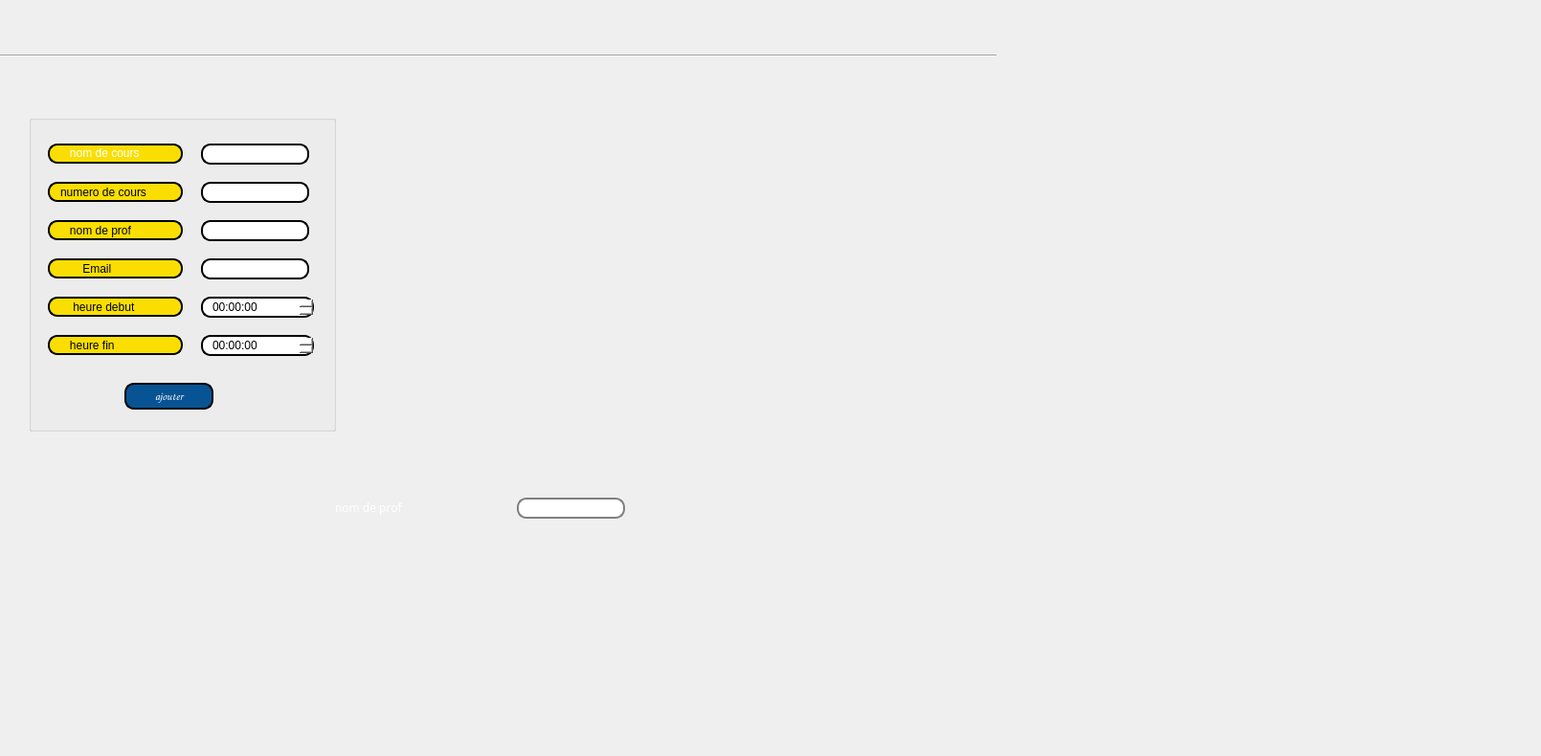
     <widget class="QWidget" name="tab_3">
      <attribute name="title">
       <string>ajouter</string>
      </attribute>
      <widget class="Line" name="line_6">
       <property name="geometry">
        <rect>
         <x>0</x>
         <y>50</y>
         <width>1041</width>
         <height>16</height>
        </rect>
       </property>
       <property name="orientation">
        <enum>Qt::Horizontal</enum>
       </property>
      </widget>
      <widget class="QLabel" name="dev_pic">
       <property name="geometry">
        <rect>
         <x>510</x>
         <y>100</y>
         <width>651</width>
         <height>351</height>
        </rect>
       </property>
       <property name="text">
        <string/>
       </property>
      </widget>
      <widget class="QLineEdit" name="nomC">
       <property name="geometry">
        <rect>
         <x>210</x>
         <y>150</y>
         <width>113</width>
         <height>22</height>
        </rect>
       </property>
       <property name="styleSheet">
        <string notr="true">border: 2px solid black;
border-radius: 10px;
padding: 0 8px;
background: white;
selection-background-color: gray;
</string>
       </property>
      </widget>
      <widget class="QLabel" name="label_4">
       <property name="geometry">
        <rect>
         <x>50</x>
         <y>350</y>
         <width>141</width>
         <height>21</height>
        </rect>
       </property>
       <property name="styleSheet">
        <string notr="true">border: 2px solid black;
font: 75 8pt &quot;MS Shell Dlg 2&quot;;
border-radius: 10px;
padding: 0 8px;
background: #fade02;
font: bold, &quot;Comic Sans MS&quot;;;
text-align:center;
</string>
       </property>
       <property name="text">
        <string>   heure fin</string>
       </property>
      </widget>
      <widget class="QLineEdit" name="nomE">
       <property name="geometry">
        <rect>
         <x>210</x>
         <y>230</y>
         <width>113</width>
         <height>22</height>
        </rect>
       </property>
       <property name="styleSheet">
        <string notr="true">border: 2px solid black;
border-radius: 10px;
padding: 0 8px;
background: white;
selection-background-color: gray;
</string>
       </property>
      </widget>
      <widget class="QLabel" name="label_3">
       <property name="geometry">
        <rect>
         <x>50</x>
         <y>310</y>
         <width>141</width>
         <height>21</height>
        </rect>
       </property>
       <property name="styleSheet">
        <string notr="true">border: 2px solid black;
font: 75 8pt &quot;MS Shell Dlg 2&quot;;
border-radius: 10px;
padding: 0 8px;
background: #fade02;
font: bold, &quot;Comic Sans MS&quot;;;
text-align:center;
</string>
       </property>
       <property name="text">
        <string>    heure debut</string>
       </property>
      </widget>
      <widget class="QLabel" name="label">
       <property name="geometry">
        <rect>
         <x>50</x>
         <y>150</y>
         <width>141</width>
         <height>21</height>
        </rect>
       </property>
       <property name="palette">
        <palette>
         <active>
          <colorrole role="WindowText">
           <brush brushstyle="SolidPattern">
            <color alpha="255">
             <red>255</red>
             <green>255</green>
             <blue>255</blue>
            </color>
           </brush>
          </colorrole>
          <colorrole role="Button">
           <brush brushstyle="SolidPattern">
            <color alpha="255">
             <red>250</red>
             <green>222</green>
             <blue>2</blue>
            </color>
           </brush>
          </colorrole>
          <colorrole role="Text">
           <brush brushstyle="SolidPattern">
            <color alpha="255">
             <red>255</red>
             <green>255</green>
             <blue>255</blue>
            </color>
           </brush>
          </colorrole>
          <colorrole role="ButtonText">
           <brush brushstyle="SolidPattern">
            <color alpha="255">
             <red>255</red>
             <green>255</green>
             <blue>255</blue>
            </color>
           </brush>
          </colorrole>
          <colorrole role="Base">
           <brush brushstyle="SolidPattern">
            <color alpha="255">
             <red>250</red>
             <green>222</green>
             <blue>2</blue>
            </color>
           </brush>
          </colorrole>
          <colorrole role="Window">
           <brush brushstyle="SolidPattern">
            <color alpha="255">
             <red>250</red>
             <green>222</green>
             <blue>2</blue>
            </color>
           </brush>
          </colorrole>
          <colorrole role="PlaceholderText">
           <brush brushstyle="NoBrush">
            <color alpha="128">
             <red>255</red>
             <green>255</green>
             <blue>255</blue>
            </color>
           </brush>
          </colorrole>
         </active>
         <inactive>
          <colorrole role="WindowText">
           <brush brushstyle="SolidPattern">
            <color alpha="255">
             <red>255</red>
             <green>255</green>
             <blue>255</blue>
            </color>
           </brush>
          </colorrole>
          <colorrole role="Button">
           <brush brushstyle="SolidPattern">
            <color alpha="255">
             <red>250</red>
             <green>222</green>
             <blue>2</blue>
            </color>
           </brush>
          </colorrole>
          <colorrole role="Text">
           <brush brushstyle="SolidPattern">
            <color alpha="255">
             <red>255</red>
             <green>255</green>
             <blue>255</blue>
            </color>
           </brush>
          </colorrole>
          <colorrole role="ButtonText">
           <brush brushstyle="SolidPattern">
            <color alpha="255">
             <red>255</red>
             <green>255</green>
             <blue>255</blue>
            </color>
           </brush>
          </colorrole>
          <colorrole role="Base">
           <brush brushstyle="SolidPattern">
            <color alpha="255">
             <red>250</red>
             <green>222</green>
             <blue>2</blue>
            </color>
           </brush>
          </colorrole>
          <colorrole role="Window">
           <brush brushstyle="SolidPattern">
            <color alpha="255">
             <red>250</red>
             <green>222</green>
             <blue>2</blue>
            </color>
           </brush>
          </colorrole>
          <colorrole role="PlaceholderText">
           <brush brushstyle="NoBrush">
            <color alpha="128">
             <red>255</red>
             <green>255</green>
             <blue>255</blue>
            </color>
           </brush>
          </colorrole>
         </inactive>
         <disabled>
          <colorrole role="WindowText">
           <brush brushstyle="SolidPattern">
            <color alpha="255">
             <red>255</red>
             <green>255</green>
             <blue>255</blue>
            </color>
           </brush>
          </colorrole>
          <colorrole role="Button">
           <brush brushstyle="SolidPattern">
            <color alpha="255">
             <red>250</red>
             <green>222</green>
             <blue>2</blue>
            </color>
           </brush>
          </colorrole>
          <colorrole role="Text">
           <brush brushstyle="SolidPattern">
            <color alpha="255">
             <red>255</red>
             <green>255</green>
             <blue>255</blue>
            </color>
           </brush>
          </colorrole>
          <colorrole role="ButtonText">
           <brush brushstyle="SolidPattern">
            <color alpha="255">
             <red>255</red>
             <green>255</green>
             <blue>255</blue>
            </color>
           </brush>
          </colorrole>
          <colorrole role="Base">
           <brush brushstyle="SolidPattern">
            <color alpha="255">
             <red>250</red>
             <green>222</green>
             <blue>2</blue>
            </color>
           </brush>
          </colorrole>
          <colorrole role="Window">
           <brush brushstyle="SolidPattern">
            <color alpha="255">
             <red>250</red>
             <green>222</green>
             <blue>2</blue>
            </color>
           </brush>
          </colorrole>
          <colorrole role="PlaceholderText">
           <brush brushstyle="NoBrush">
            <color alpha="128">
             <red>255</red>
             <green>255</green>
             <blue>255</blue>
            </color>
           </brush>
          </colorrole>
         </disabled>
        </palette>
       </property>
       <property name="mouseTracking">
        <bool>false</bool>
       </property>
       <property name="focusPolicy">
        <enum>Qt::ClickFocus</enum>
       </property>
       <property name="contextMenuPolicy">
        <enum>Qt::PreventContextMenu</enum>
       </property>
       <property name="styleSheet">
        <string notr="true">border: 2px solid black;
font: 75 8pt &quot;MS Shell Dlg 2&quot;;
border-radius: 10px;
padding: 0 8px;
background: #fade02;
font: bold, &quot;Comic Sans MS&quot;;;
text-align:center;
</string>
       </property>
       <property name="text">
        <string>   nom de cours</string>
       </property>
      </widget>
      <widget class="QPushButton" name="b_ajoutC">
       <property name="geometry">
        <rect>
         <x>130</x>
         <y>400</y>
         <width>93</width>
         <height>28</height>
        </rect>
       </property>
       <property name="font">
        <font>
         <family>Comic Sans MS</family>
         <weight>75</weight>
         <italic>false</italic>
         <bold>true</bold>
        </font>
       </property>
       <property name="cursor">
        <cursorShape>WaitCursor</cursorShape>
       </property>
       <property name="styleSheet">
        <string notr="true">border: 2px solid black;
border-radius: 10px;
padding: 0 8px;
color: rgb(255, 255, 255);
background:#085394	;
font: bold, &quot;Comic Sans MS&quot;;


</string>
       </property>
       <property name="text">
        <string>ajouter</string>
       </property>
      </widget>
      <widget class="QLabel" name="label_2">
       <property name="geometry">
        <rect>
         <x>50</x>
         <y>230</y>
         <width>141</width>
         <height>21</height>
        </rect>
       </property>
       <property name="styleSheet">
        <string notr="true">border: 2px solid black;
font: 75 8pt &quot;MS Shell Dlg 2&quot;;
border-radius: 10px;
padding: 0 8px;
background: #fade02;
font: bold, &quot;Comic Sans MS&quot;;;
text-align:center;
</string>
       </property>
       <property name="text">
        <string>   nom de prof</string>
       </property>
      </widget>
      <widget class="QLabel" name="label_14">
       <property name="geometry">
        <rect>
         <x>50</x>
         <y>190</y>
         <width>141</width>
         <height>21</height>
        </rect>
       </property>
       <property name="styleSheet">
        <string notr="true">border: 2px solid black;
font: 75 8pt &quot;MS Shell Dlg 2&quot;;
border-radius: 10px;
padding: 0 8px;
background: #fade02;
font: bold, &quot;Comic Sans MS&quot;;;
text-align:center;
</string>
       </property>
       <property name="text">
        <string>numero de cours </string>
       </property>
      </widget>
      <widget class="QLineEdit" name="numero">
       <property name="geometry">
        <rect>
         <x>210</x>
         <y>190</y>
         <width>113</width>
         <height>22</height>
        </rect>
       </property>
       <property name="styleSheet">
        <string notr="true">border: 2px solid black;
border-radius: 10px;
padding: 0 8px;
background: white;
selection-background-color: gray;
</string>
       </property>
      </widget>
      <widget class="QLabel" name="logo">
       <property name="geometry">
        <rect>
         <x>30</x>
         <y>420</y>
         <width>121</width>
         <height>81</height>
        </rect>
       </property>
       <property name="text">
        <string/>
       </property>
      </widget>
      <widget class="QLabel" name="background_3">
       <property name="geometry">
        <rect>
         <x>0</x>
         <y>0</y>
         <width>1601</width>
         <height>781</height>
        </rect>
       </property>
       <property name="text">
        <string/>
       </property>
      </widget>
      <widget class="QTimeEdit" name="heureD">
       <property name="geometry">
        <rect>
         <x>210</x>
         <y>310</y>
         <width>118</width>
         <height>22</height>
        </rect>
       </property>
       <property name="styleSheet">
        <string notr="true"> border: 2px solid black;
border-radius: 10px;
padding: 0 8px;
background: white;
selection-background-color: gray;
</string>
       </property>
      </widget>
      <widget class="QTimeEdit" name="heureF">
       <property name="geometry">
        <rect>
         <x>210</x>
         <y>350</y>
         <width>118</width>
         <height>22</height>
        </rect>
       </property>
       <property name="styleSheet">
        <string notr="true">border: 2px solid black;
border-radius: 10px;
padding: 0 8px;
background: white;
selection-background-color: gray;
</string>
       </property>
      </widget>
      <widget class="QLineEdit" name="nomE_3">
       <property name="geometry">
        <rect>
         <x>540</x>
         <y>520</y>
         <width>113</width>
         <height>22</height>
        </rect>
       </property>
       <property name="styleSheet">
        <string notr="true"> border: 2px solid gray;
 border-radius: 10px;</string>
       </property>
      </widget>
      <widget class="QLineEdit" name="email">
       <property name="geometry">
        <rect>
         <x>210</x>
         <y>270</y>
         <width>113</width>
         <height>22</height>
        </rect>
       </property>
       <property name="styleSheet">
        <string notr="true">border: 2px solid black;
border-radius: 10px;
padding: 0 8px;
background: white;
selection-background-color: gray;
</string>
       </property>
      </widget>
      <widget class="QLabel" name="label_17">
       <property name="geometry">
        <rect>
         <x>350</x>
         <y>520</y>
         <width>101</width>
         <height>21</height>
        </rect>
       </property>
       <property name="styleSheet">
        <string notr="true">text-align: center;
color:white;
font-family: Arial Black;</string>
       </property>
       <property name="text">
        <string>nom de prof</string>
       </property>
      </widget>
      <widget class="QLabel" name="label_18">
       <property name="geometry">
        <rect>
         <x>50</x>
         <y>270</y>
         <width>141</width>
         <height>21</height>
        </rect>
       </property>
       <property name="styleSheet">
        <string notr="true">border: 2px solid black;
font: 75 8pt &quot;MS Shell Dlg 2&quot;;
border-radius: 10px;
padding: 0 8px;
background: #fade02;
font: bold, &quot;Comic Sans MS&quot;;;
text-align:center;
</string>
       </property>
       <property name="text">
        <string>       Email</string>
       </property>
      </widget>
      <widget class="QGroupBox" name="groupBox_16">
       <property name="geometry">
        <rect>
         <x>30</x>
         <y>120</y>
         <width>321</width>
         <height>331</height>
        </rect>
       </property>
       <property name="title">
        <string/>
       </property>
      </widget>
      <zorder>groupBox_16</zorder>
      <zorder>background_3</zorder>
      <zorder>line_6</zorder>
      <zorder>dev_pic</zorder>
      <zorder>nomC</zorder>
      <zorder>label_4</zorder>
      <zorder>nomE</zorder>
      <zorder>label_3</zorder>
      <zorder>label</zorder>
      <zorder>b_ajoutC</zorder>
      <zorder>label_2</zorder>
      <zorder>label_14</zorder>
      <zorder>numero</zorder>
      <zorder>logo</zorder>
      <zorder>heureD</zorder>
      <zorder>heureF</zorder>
      <zorder>nomE_3</zorder>
      <zorder>email</zorder>
      <zorder>label_17</zorder>
      <zorder>label_18</zorder>
     </widget>
